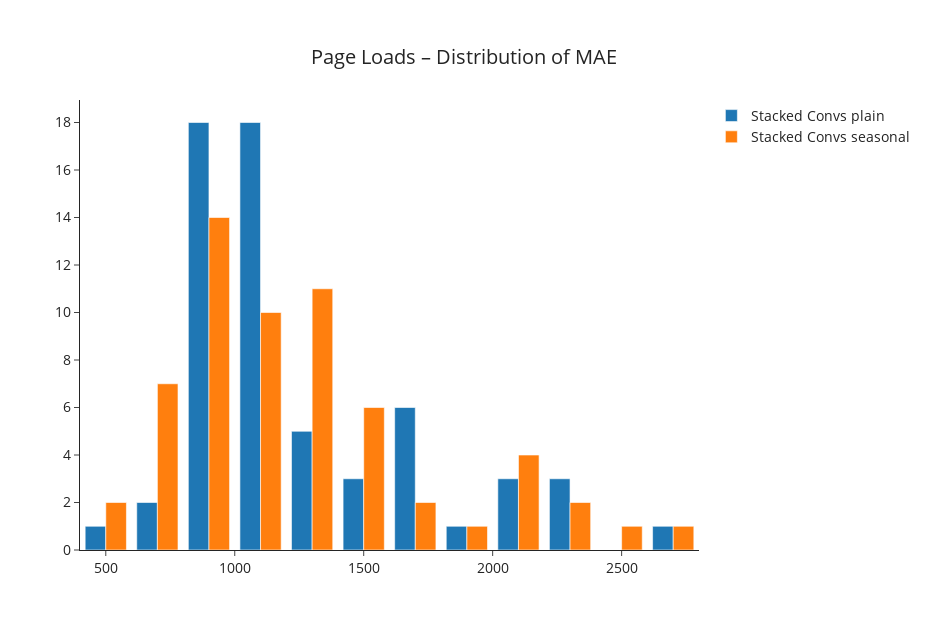

Notebook code cell kept with this figure:
### Markdown cell above
### Distributions of Validation Errors

### Code cell
scoring_name = "MAE"
fig = plot_hist_model_scores(
    val_all_scores,
    scoring_name,
    data_name=data_name,
    model_name=model_name,
    model_version=model_version,
    in_label=True,
    engine="plotly",
)
plot_hist_model_scores(
    seasonal_val_all_scores,
    scoring_name,
    data_name=data_name,
    model_name=seasonal_model_name,
    model_version=seasonal_model_version,
    in_label=True,
    fig=fig,
)
display(fig)

### Figure 1 — Plotly figure (JSON) as saved in the notebook; plotly's stock layout.template omitted (floating-point values rounded to 4 significant figures)
{"data": [{"name": "Stacked Convs plain", "type": "histogram", "x": [976.4, 692.2, 1723.0, 961.8, 1672.0, 1032.0, 1024.0, 1024.0, 876.6, 2247.0, 1099.0, 1419.0, 1097.0, 787.9, 1013.0, 818.7, 2082.0, 995.3, 1507.0, 1074.0, 1377.0, 2190.0, 1072.0, 2672.0, 944.2, 1314.0, 1634.0, 1601.0, 931.6, 987.3, 1301.0, 1073.0, 1562.0, 1045.0, 461.4, 925.1, 803.7, 2138.0, 834.1, 1703.0, 995.9, 1063.0, 1258.0, 953.2, 1980.0, 823.4, 1269.0, 914.1, 855.3, 1142.0, 803.9, 2204.0, 1104.0, 1641.0, 1121.0, 826.2, 1173.0, 1132.0, 2299.0, 1076.0, 1076.0], "xaxis": "x", "yaxis": "y"}, {"name": "Stacked Convs seasonal", "type": "histogram", "x": [1215.0, 617.0, 1692.0, 780.6, 1427.0, 1036.0, 819.5, 1270.0, 855.5, 2276.0, 898.9, 1323.0, 1096.0, 981.3, 1277.0, 809.3, 2013.0, 827.6, 1325.0, 1097.0, 1686.0, 2622.0, 947.8, 2555.0, 754.2, 1322.0, 1533.0, 2090.0, 750.4, 572.2, 1229.0, 907.2, 1205.0, 880.0, 520.3, 1142.0, 752.6, 2052.0, 640.5, 1404.0, 957.8, 1526.0, 1532.0, 880.2, 1954.0, 655.4, 1112.0, 933.3, 1096.0, 1373.0, 843.8, 2119.0, 1036.0, 1505.0, 1113.0, 1061.0, 1367.0, 1373.0, 2305.0, 1156.0, 921.8], "xaxis": "x", "yaxis": "y"}], "layout": {"font": {"size": 14}, "height": 630, "title": {"text": "Page Loads – Distribution of MAE", "x": 0.5, "yanchor": "top"}, "width": 927, "xaxis": {"anchor": "y", "domain": [0, 1]}, "yaxis": {"anchor": "x", "domain": [0, 1]}}}
